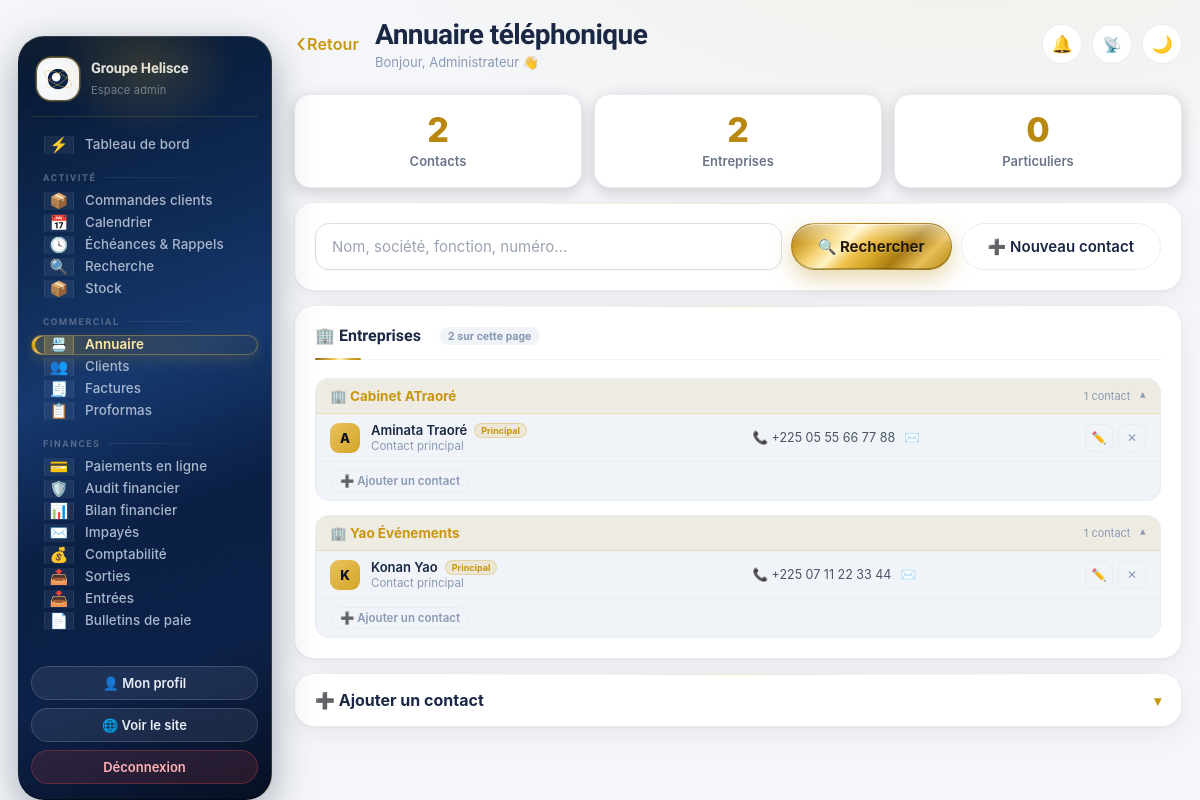
Screenshot of /admin/annuaire.php (signed in) with the database file from the repository.
### tables this page shows
CREATE TABLE IF NOT EXISTS contacts (
  id INT AUTO_INCREMENT PRIMARY KEY,
  client_id INT DEFAULT NULL,
  nom VARCHAR(120) NOT NULL,
  poste VARCHAR(100) DEFAULT '',
  telephone VARCHAR(40) DEFAULT '',
  telephone2 VARCHAR(40) DEFAULT '',
  whatsapp VARCHAR(40) DEFAULT '',
  email VARCHAR(190) DEFAULT '',
  adresse VARCHAR(255) DEFAULT '',
  principal TINYINT(1) DEFAULT 0,
  notes TEXT,
  created_at TIMESTAMP DEFAULT CURRENT_TIMESTAMP,
  updated_at TIMESTAMP DEFAULT CURRENT_TIMESTAMP ON UPDATE CURRENT_TIMESTAMP,
  INDEX (client_id), INDEX (nom),
  FOREIGN KEY (client_id) REFERENCES clients(id) ON DELETE CASCADE
);

### admin/annuaire.php (the view, shortened to what this page needs)
<?php
require __DIR__ . '/includes/auth.php';
require __DIR__ . '/includes/layout.php';
$q = trim($_GET['q'] ?? '');
$sql = "SELECT ct.*, c.nom AS client_nom, c.entreprise, c.type_client
        FROM contacts ct LEFT JOIN clients c ON c.id = ct.client_id";
$args = [];
$sql .= " ORDER BY ct.principal DESC, ct.nom";
$sqlCompte = preg_replace('/^SELECT .*? FROM /s', 'SELECT COUNT(*) FROM ', $sql);
$sqlCompte = preg_replace('/ ORDER BY .*$/s', '', $sqlCompte);
$pg = pagination($pdo, $sqlCompte, $args, 40);
$st = $pdo->prepare($sql . $pg['limite']);
$st->execute($args);
$contacts = $st->fetchAll();
$societes = [];
foreach ($contacts as $ct) {
    $cid = (int)$ct['client_id'];
    if (!isset($societes[$cid])) {
        $societes[$cid] = [
            'nom'       => trim((string)$ct['entreprise']) !== '' ? $ct['entreprise'] : $ct['client_nom'],
            'client_id' => $cid,
            'contacts'  => [],
        ];
    }
    $societes[$cid]['contacts'][] = $ct;
}
uasort($societes, fn($a, $b) => strcasecmp($a['nom'], $b['nom']));
$edit = null;
admin_header('Annuaire téléphonique', 'annuaire', $pdo, $settings);
?>
<div class="stats-row" style="margin-bottom:14px">
  <?php
  $totContacts = (int)$pdo->query("SELECT COUNT(*) FROM contacts")->fetchColumn();
  $totSocietes = (int)$pdo->query("SELECT COUNT(DISTINCT ct.client_id) FROM contacts ct
                                   JOIN clients c ON c.id = ct.client_id
                                   WHERE c.type_client='entreprise' OR COALESCE(c.entreprise,'') <> ''")->fetchColumn();
  $totPartic   = (int)$pdo->query("SELECT COUNT(*) FROM contacts ct
                                   JOIN clients c ON c.id = ct.client_id
                                   WHERE c.type_client <> 'entreprise' AND COALESCE(c.entreprise,'') = ''")->fetchColumn();
  ?>
  <div class="stat-card"><div class="stat-val"><?= $totContacts ?></div><div class="stat-lbl">Contacts</div></div>
  <div class="stat-card"><div class="stat-val"><?= $totSocietes ?></div><div class="stat-lbl">Entreprises</div></div>
  <div class="stat-card"><div class="stat-val"><?= $totPartic ?></div><div class="stat-lbl">Particuliers</div></div>
</div>
<div class="panel glass" style="margin-bottom:14px">
  <form method="get" style="display:flex;gap:9px;flex-wrap:wrap;align-items:center">
    <input class="input" name="q" value="<?= e($q) ?>" placeholder="Nom, société, fonction, numéro…" style="flex:1;min-width:220px">
    <button class="btn btn-gold">🔍 Rechercher</button>
    <a class="btn btn-glass" href="annuaire.php?nouveau=0#form">➕ Nouveau contact</a>
  </form>
</div>
<?php
function ligne_contact(array $ct, bool $admin): void {
    $tel = trim((string)$ct['telephone']) !== '' ? $ct['telephone'] : ($ct['telephone2'] ?? '');
    ?>
    <div class="an-ligne">
      <div class="an-pt"><?= e(mb_strtoupper(mb_substr($ct['nom'], 0, 1))) ?></div>
      <div class="an-info">
        <div class="an-n"><?= e($ct['nom']) ?><?php if ($ct['principal']): ?><span class="an-tag">Principal</span><?php endif; ?></div>
        <?php if ($ct['poste']): ?><div class="an-p"><?= e($ct['poste']) ?></div><?php endif; ?>
      </div>
      <div class="an-coord">
        <?php if ($tel): ?><a class="an-c" href="tel:<?= e(preg_replace('/\s+/', '', $tel)) ?>">📞 <?= e($tel) ?></a><?php endif; ?>
        <?php if ($ct['email']): ?><a class="an-c" href="mailto:<?= e($ct['email']) ?>" title="<?= e($ct['email']) ?>">✉️</a><?php endif; ?>
      </div>
      <div class="an-act">
        <a class="an-b" href="annuaire.php?edit=<?= (int)$ct['id'] ?>#form" title="Modifier">✏️</a>
        <?php if ($admin): ?>
        <form method="post" style="display:inline" onsubmit="return confirm('Supprimer <?= e($ct['nom']) ?> ?')">
          <button class="an-b sup" name="supprimer" value="<?= (int)$ct['id'] ?>" title="Supprimer">✕</button>
        </form>
        <?php endif; ?>
      </div>
    </div>
    <?php
}
?>
<?php if ($societes): ?>
<div class="panel glass" style="margin-bottom:14px">
  <h2>🏢 Entreprises <span class="cnt"><?= count($societes) ?> sur cette page</span></h2>
  <?php
  $iSoc = 0;
  ?>
  <?php foreach ($societes as $s): $iSoc++; ?>
  <details class="an-soc-bloc" <?= ($q !== '' || $iSoc <= 5) ? 'open' : '' ?>>
    <summary class="an-soc-tete">
      <span class="an-soc-nom">🏢 <?= e($s['nom']) ?></span>
      <span class="an-soc-nb"><?= count($s['contacts']) ?> contact<?= count($s['contacts']) > 1 ? 's' : '' ?></span>
      <span class="an-soc-chev">▾</span>
    </summary>
    <div class="an-soc-corps">
      <?php foreach ($s['contacts'] as $ct) ligne_contact($ct, is_admin()); ?>
      <a class="an-soc-add" href="annuaire.php?nouveau=<?= $s['client_id'] ?>#form">➕ Ajouter un contact</a>
    </div>
  </details>
  <?php endforeach; ?>
</div>
<?php endif; ?>
<?php
$ouvert = (bool)$edit || isset($_GET['nouveau']);
?>
<details class="panel glass panel-pliable" id="form" <?= $ouvert ? 'open' : '' ?>>
  <summary class="panel-titre">
    <span><?= $edit ? '✏️ Modifier le contact' : '➕ Ajouter un contact' ?></span>
    <span class="chev">▾</span>
  </summary>
</details>
<?php admin_footer(); ?>

### admin/includes/layout.php (shortened to what this page needs)
<?php
function admin_header(string $titre, string $actif, PDO $pdo, array $settings): void {
    $NOTIF = notifications($pdo, current_user());
    ?>
<!DOCTYPE html>
<html lang="fr" data-space="app">
<head>
<link rel="stylesheet" href="<?= asset('../assets/css/glass.css') ?>">
<link rel="stylesheet" href="<?= asset('../assets/css/admin.css') ?>">
</head>
<body>
<div class="admin-shell">
  <aside class="sidebar glass-strong">
    <div class="side-brand">
      <?= logo_html('..', 'brand-dot') ?>
      <div><strong><?= e($settings['nom_entreprise']) ?></strong><small><?= is_admin() ? 'Espace admin' : 'Espace employé' ?></small></div>
    </div>
    <nav class="side-nav">
      <a href="index.php" class="<?= $actif === 'dashboard' ? 'active' : '' ?>"><span class="nico">⚡</span><span class="ntxt">Tableau de bord</span></a>
      <?php
      $groupes = groupes_modules();
      foreach ($groupes as $g => $gLabel):
          $items = array_filter(all_modules(), fn($m, $k) => $m[3] === $g && can($k), ARRAY_FILTER_USE_BOTH);
          if (!$items) continue; ?>
        <div class="nav-sep"><?= e($gLabel) ?></div>
        <?php foreach ($items as $key => [$label, $ico, $url, $grp, $adminOnly]): ?>
        <a href="<?= $url ?>" class="<?= $key === $actif ? 'active' : '' ?>">
          <span class="nico"><?= $ico ?></span><span class="ntxt" title="<?= e($label) ?>"><?= $label ?></span>
        </a>
        <?php endforeach; ?>
      <?php endforeach; ?>
    </nav>
    <div class="side-foot">
      <a href="profil.php" class="btn btn-glass btn-sm" style="width:100%">👤 Mon profil</a>
      <a href="../index.php" target="_blank" class="btn btn-glass btn-sm" style="width:100%">🌐 Voir le site</a>
      <a href="../logout.php" class="btn btn-danger btn-sm" style="width:100%">Déconnexion</a>
    </div>
  </aside>
  <main class="admin-main">
    <header class="admin-top">
      <div style="display:flex;align-items:center;gap:10px;min-width:0">
        <button type="button" class="btn-retour" onclick="retourArriere()" aria-label="Retour">
          <span class="chev">‹</span><span class="btn-retour-txt">Retour</span>
        </button>
        <div style="min-width:0">
          <h1><?= e($titre) ?></h1>
          <p class="crumb">Bonjour, <?= e($_SESSION['admin_nom']) ?> 👋<?= is_admin() ? '' : ' · <span class="badge">Employé</span>' ?></p>
        </div>
      </div>
      <div style="display:flex;gap:10px;align-items:center">
<div class="notif-wrap" data-msg-count="<?php
            $mc = 0; foreach ($NOTIF['items'] as $it) { if (($it['icone'] ?? '') === '💬') $mc += (int)$it['n']; }
            echo $mc; ?>">
          <button type="button" class="notif-bell" onclick="this.parentNode.classList.toggle('open')" title="Notifications">
            🔔<?php if ($NOTIF['total']): ?><span class="notif-dot"><?= $NOTIF['total'] > 99 ? '99+' : $NOTIF['total'] ?></span><?php endif; ?>
          </button>
        </div>
        <?php if (is_admin()): ?>
        <a class="theme-toggle sys-acces<?= ($actif ?? '') === 'systeme' ? ' on' : '' ?>"
           href="<?= (basename(dirname($_SERVER['SCRIPT_NAME'] ?? '')) === 'admin') ? '' : 'admin/' ?>systeme.php"
           title="État du serveur">📡</a>
        <?php endif; ?>
        <button class="theme-toggle" onclick="toggleTheme()" title="Changer de thème"><span data-theme-icon>☀️</span></button>
      </div>
    </header>
<?php }
function admin_footer(): void { ?>
  </main>
</div>
</body>
</html>
<?php } ?>

### config/db.php (shortened to what this page needs)
<?php
function e($str) { return htmlspecialchars((string)$str, ENT_QUOTES, 'UTF-8'); }
function groupes_modules(): array {
    return [
        'activite'   => 'Activité',
        'commercial' => 'Commercial',
        'finances'   => 'Finances',
        'equipe'     => 'Équipe',
        'docs'       => 'Documents',
        'echange'    => 'Échanges',
        'site'       => 'Site vitrine',
        'technique'  => 'Système',
    ];
}
function current_user(): array {
    return [
        'id'    => $_SESSION['admin_id'] ?? 0,
        'nom'   => $_SESSION['admin_nom'] ?? '',
        'role'  => $_SESSION['admin_role'] ?? 'admin',
        'perms' => $_SESSION['admin_perms'] ?? [],
    ];
}
function is_admin(): bool { return (current_user()['role']) === 'admin'; }
function pagination(PDO $pdo, string $sqlCompte, array $args = [], int $parPage = 30): array {
    $total = 0;
    try {
        $st = $pdo->prepare($sqlCompte);
        $st->execute($args);
        $total = (int)$st->fetchColumn();
    } catch (Throwable $e) {}
    $pages  = max(1, (int)ceil($total / max(1, $parPage)));
    $page   = max(1, min($pages, (int)($_GET['p'] ?? 1)));
    return [
        'total'   => $total,
        'pages'   => $pages,
        'page'    => $page,
        'parPage' => $parPage,
        'depart'  => ($page - 1) * $parPage,
        'limite'  => ' LIMIT ' . (int)$parPage . ' OFFSET ' . (int)(($page - 1) * $parPage),
    ];
}
function asset(string $chemin): string {
    $abs = __DIR__ . '/../' . ltrim(preg_replace('#^(\.\./)+#', '', $chemin), '/');
    $v = is_file($abs) ? filemtime($abs) : time();
    return $chemin . '?v=' . $v;
}
function notifications(PDO $pdo, array $u, string $prefixe = ''): array {
    $items = []; $uid = (int)($u['id'] ?? 0); $role = $u['role'] ?? 'admin';
    $q = function (string $sql) use ($pdo) {
        try { return (int)$pdo->query($sql)->fetchColumn(); } catch (Throwable $e) { return 0; }
    };
    $total = 0; foreach ($items as $i) $total += $i['n'];
    return ['total' => $total, 'items' => $items];
}
function logo_html(string $base = '.', string $classe = 'app-logo', string $secours = '🍽️'): string {
    $s = $GLOBALS['settings'] ?? [];
    $fichier = trim((string)($s['logo'] ?? ''));
    $aImage = false; $src = $base . '/assets/img/logo.png';
    if ($fichier !== '' && is_file(__DIR__ . '/../uploads/' . $fichier)) {
        $src = $base . '/uploads/' . rawurlencode($fichier);
        $aImage = true;
    } elseif (is_file(__DIR__ . '/../assets/img/logo.png')) {
        $aImage = true;
    }
    if ($aImage) {
        return '<span class="' . e($classe) . ' logo-img"><img src="' . e($src) . '" alt="Logo"></span>';
    }
    return '<span class="' . e($classe) . '">' . $secours . '</span>';
}

### rows the page displays
contacts: nom "A", nom "Aminata Traoré", principal "Principal", poste "Contact principal", telephone "+225 05 55 66 77 88", $ct['id'] 2 (drawn)
contacts: nom "K", nom "Konan Yao", principal "Principal", poste "Contact principal", telephone "+225 07 11 22 33 44", $ct['id'] 1 (drawn)

### other values shown
$settings['nom_entreprise'] "Groupe Helisce"
$gLabel "ACTIVITÉ"
$ico "📦"
$label "Commandes clients"
$ico "📅"
$label "Calendrier"
$ico "🕓"
$label "Échéances & Rappels"
$ico "🔍"
$label "Recherche"
$label "Stock"
$gLabel "COMMERCIAL"
$ico "📇"
$label "Annuaire"
$ico "👥"
